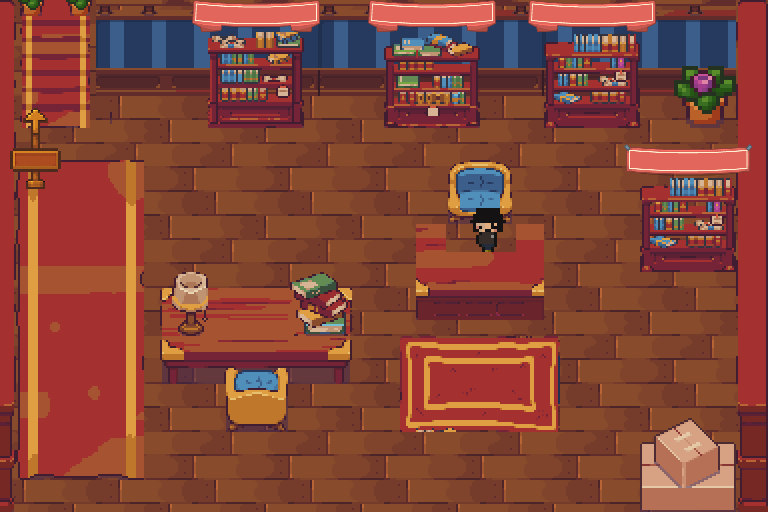

Tiled map render using the project's own tile images. Description and the map definition, with tile-layer contents summarised, below:
An orthogonal 48x32 tile map with 16x16 px tiles, 5 tile layers (Floor, Walls, RugEdges, DecorLow, ...), 3 tilesets, 1 image layer and 30 objects (15x Collision, 5x Hotspots, 2x Portals, 2x Spawns).

<map version="1.10" tiledversion="1.11.2" orientation="orthogonal" renderorder="right-down" width="48" height="32" tilewidth="16" tileheight="16" infinite="0" nextlayerid="26" nextobjectid="67">
 <editorsettings>
  <export target="indoor.json" format="json" />
 </editorsettings>
 <tileset firstgid="1" name="tileset" tilewidth="16" tileheight="16" tilecount="1024" columns="32">
  <image source="../assets/tiles_interior.png" width="512" height="512" />
 </tileset>
 <tileset firstgid="1025" name="banner" tilewidth="16" tileheight="16" tilecount="324" columns="18">
  <image source="../assets/banners.png" width="296" height="300" />
 </tileset>
 <tileset firstgid="1349" name="signpost" tilewidth="16" tileheight="16" tilecount="36" columns="6">
  <image source="../assets/signpost.png" width="102" height="102" />
 </tileset>
 <objectgroup id="25" name="Portals">
  <object id="57" type="Portals" x="336" y="496" width="96" height="16">
   <properties>
    <property name="auto" type="bool" value="true" />
    <property name="prompt" value="E: Enter" />
    <property name="targetMap" value="maps/outdoor.json" />
    <property name="targetSpawn" value="toOut" />
   </properties>
  </object>
  <object id="58" type="Portals" x="32" y="0" width="48" height="16">
   <properties>
    <property name="auto" type="bool" value="true" />
    <property name="prompt" value="E: Enter" />
    <property name="targetMap" value="maps/indoor2.json" />
    <property name="targetSpawn" value="fromLibrary" />
   </properties>
  </object>
 </objectgroup>
 <objectgroup id="24" name="Spawns">
  <object id="64" type="Spawns" x="48" y="64">
   <properties>
    <property name="facing" value="down" />
    <property name="id" value="fromSecond" />
   </properties>
   <point />
  </object>
  <object id="65" type="Spawns" x="384" y="448">
   <properties>
    <property name="facing" value="up" />
    <property name="id" value="toLibrary" />
   </properties>
   <point />
  </object>
 </objectgroup>
 <objectgroup id="22" name="Hotspots">
  <object id="47" type="Hotspots" x="432" y="144">
   <properties>
    <property name="action" value="modal" />
    <property name="active" type="bool" value="true" />
    <property name="id" value="nlp" />
    <property name="radius" type="int" value="10" />
    <property name="title" value="NLP and LLMS" />
   </properties>
   <point />
  </object>
  <object id="48" type="Hotspots" x="592" y="144">
   <properties>
    <property name="action" value="modal" />
    <property name="active" type="bool" value="true" />
    <property name="id" value="agent" />
    <property name="radius" type="int" value="10" />
    <property name="title" value="Agentic AI" />
   </properties>
   <point />
  </object>
  <object id="49" type="Hotspots" x="688" y="288">
   <properties>
    <property name="action" value="modal" />
    <property name="active" type="bool" value="true" />
    <property name="id" value="RL" />
    <property name="radius" type="int" value="10" />
    <property name="title" value="Reinforcement Learning" />
   </properties>
   <point />
  </object>
  <object id="50" type="Hotspots" x="480" y="336">
   <properties>
    <property name="action" value="modal" />
    <property name="active" type="bool" value="true" />
    <property name="id" value="ME" />
    <property name="radius" type="int" value="10" />
    <property name="title" value="About Me" />
   </properties>
   <point />
  </object>
  <object id="54" type="Hotspots" x="256" y="144">
   <properties>
    <property name="action" value="modal" />
    <property name="active" type="bool" value="true" />
    <property name="id" value="cs" />
    <property name="radius" type="int" value="10" />
    <property name="title" value="Computer Vision" />
   </properties>
   <point />
  </object>
 </objectgroup>
 <objectgroup id="21" name="Collision">
  <object id="23" type="Collision" x="90.75" y="2.75" width="677.25" height="94.5833">
   <properties>
    <property name="solid" type="bool" value="true" />
   </properties>
  </object>
  <object id="30" type="Collision" x="736" y="96" width="32" height="416">
   <properties>
    <property name="solid" type="bool" value="true" />
   </properties>
  </object>
  <object id="31" type="Collision" x="0" y="0" width="21.25" height="512">
   <properties>
    <property name="solid" type="bool" value="true" />
   </properties>
  </object>
  <object id="32" type="Collision" x="160" y="288" width="192" height="94.5833">
   <properties>
    <property name="solid" type="bool" value="true" />
   </properties>
  </object>
  <object id="33" type="Collision" x="224" y="368" width="64" height="64">
   <properties>
    <property name="solid" type="bool" value="true" />
   </properties>
  </object>
  <object id="34" type="Collision" x="416" y="226.75" width="128" height="94.5833">
   <properties>
    <property name="solid" type="bool" value="true" />
   </properties>
  </object>
  <object id="35" type="Collision" x="448" y="160" width="64" height="62.5833">
   <properties>
    <property name="solid" type="bool" value="true" />
   </properties>
  </object>
  <object id="36" type="Collision" x="208" y="96" width="96" height="32">
   <properties>
    <property name="solid" type="bool" value="true" />
   </properties>
  </object>
  <object id="37" type="Collision" x="384" y="96" width="96" height="32">
   <properties>
    <property name="solid" type="bool" value="true" />
   </properties>
  </object>
  <object id="38" type="Collision" x="544" y="96" width="96" height="32">
   <properties>
    <property name="solid" type="bool" value="true" />
   </properties>
  </object>
  <object id="39" type="Collision" x="544" y="96" width="96" height="32">
   <properties>
    <property name="solid" type="bool" value="true" />
   </properties>
  </object>
  <object id="40" type="Collision" x="688" y="96" width="48" height="32">
   <properties>
    <property name="solid" type="bool" value="true" />
   </properties>
  </object>
  <object id="41" type="Collision" x="624" y="144" width="128" height="32">
   <properties>
    <property name="solid" type="bool" value="true" />
   </properties>
  </object>
  <object id="42" type="Collision" x="640" y="176" width="96" height="96">
   <properties>
    <property name="solid" type="bool" value="true" />
   </properties>
  </object>
  <object id="43" type="Collision" x="640" y="416" width="96" height="96">
   <properties>
    <property name="solid" type="bool" value="true" />
   </properties>
  </object>
 </objectgroup>
 <layer id="13" name="Floor" width="48" height="32">
  <data>[1536 cells, 1536 non-empty, 36 distinct tile ids]</data>
 </layer>
 <layer id="14" name="Walls" width="48" height="32">
  <data>[1536 cells, 376 non-empty, 156 distinct tile ids]</data>
 </layer>
 <layer id="15" name="RugEdges" width="48" height="32">
  <data>[1536 cells, 160 non-empty, 160 distinct tile ids]</data>
 </layer>
 <layer id="18" name="DecorLow" width="48" height="32">
  <data>[1536 cells, 269 non-empty, 234 distinct tile ids]</data>
 </layer>
 <imagelayer id="19" name="NPCs" offsetx="464" offsety="208">
  <image source="../assets/characters/me.png" width="48" height="48" />
 </imagelayer>
 <layer id="16" name="DecorHigh" width="48" height="32">
  <data>[1536 cells, 266 non-empty, 230 distinct tile ids]</data>
 </layer>
 <objectgroup id="23" name="text">
  <object id="1" x="205" y="-9" width="105.167" height="48">
   <text fontfamily="Sans Serif Collection" pixelsize="12" wrap="1" color="#ffffff" halign="center" valign="center">Computer Vision</text>
  </object>
  <object id="7" x="400" y="0" width="70.834" height="32">
   <text fontfamily="Sans Serif Collection" pixelsize="12" wrap="1" color="#ffffff" halign="center" valign="center">NLP &amp; LLMs</text>
  </object>
  </objectgroup>
</map>
<!-- 4 of 30 objects omitted -->
